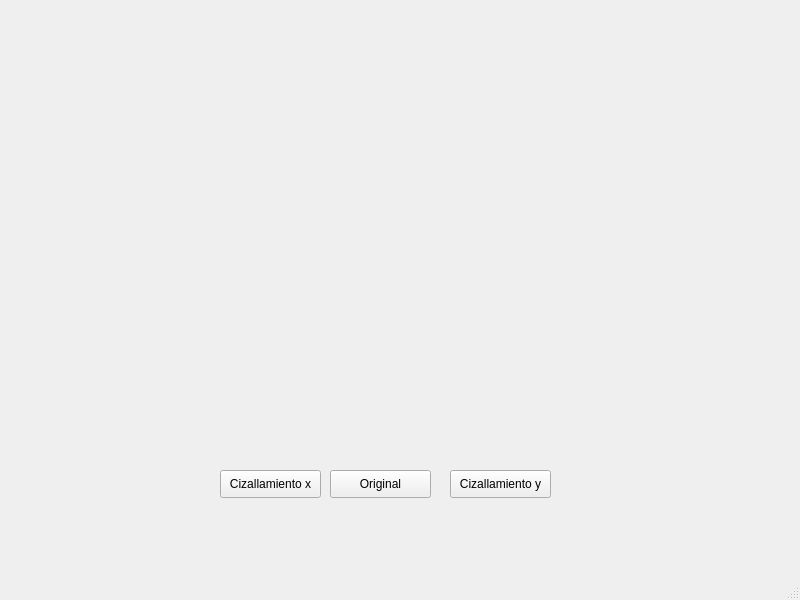
<?xml version="1.0" encoding="UTF-8"?>
<ui version="4.0">
 <class>mainWindow</class>
 <widget class="QMainWindow" name="mainWindow">
  <property name="geometry">
   <rect>
    <x>0</x>
    <y>0</y>
    <width>800</width>
    <height>600</height>
   </rect>
  </property>
  <property name="windowTitle">
   <string>Procesamiento</string>
  </property>
  <widget class="QWidget" name="centralwidget">
   <widget class="QWidget" name="verticalLayoutWidget">
    <property name="geometry">
     <rect>
      <x>180</x>
      <y>30</y>
      <width>411</width>
      <height>411</height>
     </rect>
    </property>
    <layout class="QVBoxLayout" name="OpenGLLayout"/>
   </widget>
   <widget class="QPushButton" name="cizx">
    <property name="geometry">
     <rect>
      <x>220</x>
      <y>470</y>
      <width>101</width>
      <height>28</height>
     </rect>
    </property>
    <property name="text">
     <string>Cizallamiento x</string>
    </property>
   </widget>
   <widget class="QPushButton" name="cizy">
    <property name="geometry">
     <rect>
      <x>450</x>
      <y>470</y>
      <width>101</width>
      <height>28</height>
     </rect>
    </property>
    <property name="text">
     <string>Cizallamiento y</string>
    </property>
   </widget>
   <widget class="QPushButton" name="original">
    <property name="geometry">
     <rect>
      <x>330</x>
      <y>470</y>
      <width>101</width>
      <height>28</height>
     </rect>
    </property>
    <property name="text">
     <string>Original</string>
    </property>
   </widget>
  </widget>
  <widget class="QMenuBar" name="menubar">
   <property name="geometry">
    <rect>
     <x>0</x>
     <y>0</y>
     <width>800</width>
     <height>26</height>
    </rect>
   </property>
  </widget>
  <widget class="QStatusBar" name="statusbar"/>
 </widget>
 <resources/>
 <connections/>
</ui>
